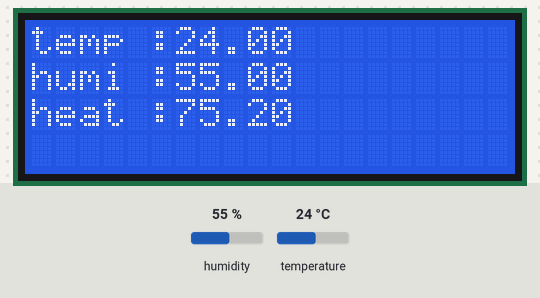
The sketch below on a simulated ESP8266 (NodeMCU). On the bench: 20×4 character LCD. The test bench sets the inputs (shaded band); at power-on: humidity 55 %, temperature 24 °C. WiFi joins after 1.5 s; servers stay silent unless stated; uploads are accepted with an empty reply; no MQTT or app messages arrive unless stated; what the sketch prints to the serial monitor is not drawn. At 17.3 s the program puts the board to deep sleep or switches it off; the recording ends there.

Above: at 12.1 s.

The sketch:

AutoConnect.ino
```cpp
#include <ESP8266WiFi.h>
#include <FirebaseArduino.h>
#include <ESP8266HTTPClient.h>
#include <ESP8266WiFiMulti.h>
#include <WiFiManager.h>
#include <DHT.h>
#include <Wire.h>
#include <LiquidCrystal_I2C.h>
#include <PubSubClient.h>

#define FIREBASE_HOST "daydevproject-98be3.firebaseio.com"
#define FIREBASE_AUTH "YfioSzhdDdZockDKpC8v9cNJOHUygCC9F5vg5NJv"
#define SECONDS_DS(seconds) ((seconds)*1000000UL)
#define DHTPIN D4
#define DHTTYPE DHT11

#define mqtt_server "m11.cloudmqtt.com"
#define mqtt_port 18603
#define mqtt_user "sharkpotato"
#define mqtt_password "5221040233"

// NodeMCU Dev Kit => D1 = SCL, D2 = SDA
LiquidCrystal_I2C lcd(0x27, 20, 4);
DHT dht(DHTPIN, DHTTYPE);
ESP8266WiFiMulti WiFiMulti;
String name;
WiFiClient espClient;
PubSubClient client(espClient);

void setup() {
  Serial.begin(115200);
  Serial.println("LED test!");
  lcd.begin();

    WiFiManager wifiManager;
    wifiManager.setTimeout(180);
    if(!wifiManager.autoConnect("AutoConnectAP"))
    {
      Serial.println("Failed to connect and hit timeout");
      delay(3000);
      ESP.reset();
      delay(5000);
    }
    WiFi.printDiag(Serial);
    Serial.println();
    Serial.println("connected...OK");
  dht.begin();
  Firebase.begin(FIREBASE_HOST, FIREBASE_AUTH);
  client.setServer(mqtt_server, mqtt_port);
}
void loop() {
   float h = dht.readHumidity();
   float t = dht.readTemperature();
   float f = dht.readTemperature(true);
   if (isnan(h) || isnan(t) || isnan(f)) {
     Serial.println("Failed to read from DHT sensor!");
     return;
   }
   float hi = dht.computeHeatIndex(f, h);
   Firebase.setInt("DHT/temp", t);
   Firebase.setInt("DHT/humi", h);
   Firebase.setInt("DHT/heat", f);
   if (Firebase.failed()) {
      Serial.print("pushing /DHT failed:");
      Serial.println(Firebase.error());
      return;
    }
    delay(10000);

   Serial.println(t);
   Serial.println(h);
   Serial.println(f);
   lcd.backlight();
   lcd.print("temp :");
   lcd.print(t);
   lcd.setCursor(0, 1);
   lcd.print("humi :");
   lcd.print(h);
   lcd.setCursor(0, 2);
   lcd.print("heat :");
   lcd.print(f);

   if ((WiFiMulti.run() == WL_CONNECTED)) {
      HTTPClient http;
      String url = "https://watthana.us/dht/index.php?temp="+String(t)+"&humi="+String(h)+"&heat="+String(f);
      Serial.println(url);
      http.begin(url,"3A 36 07 3E 51 10 C6 46 62 C6 C4 35 63 B0 40 9D 26 E5 35 B6");

      int httpCode = http.GET();
      if (httpCode > 0) {
      Serial.printf("[HTTP] GET... code: %d\n", httpCode);
      Serial.println("Successful Ok");
      if (httpCode == HTTP_CODE_OK) {
      String payload = http.getString();
      Serial.println(payload);
      }
      } else {
      Serial.printf("[HTTP] GET... failed, error: %s\n", http.errorToString(httpCode).c_str());
      }
      http.end();
    }

    if (!client.connected()) {
    Serial.print("Attempting MQTT connection...");
    if (client.connect("ESP8266Client", mqtt_user, mqtt_password)) {
      Serial.println("connected");
      client.subscribe("Temperature");
    } else {
      Serial.print("failed, rc=");
      Serial.print(client.state());
      Serial.println(" try again in 5 seconds");
      delay(5000);
      return;
    }
  }
  char buffer[10];
  dtostrf(t,0, 0, buffer);
  client.publish("Temperature",buffer);
  Serial.println("Send !");
  Serial.print("Temperature: ");
  Serial.print(t);
  Serial.print(" *C ");
  delay(5000);
  client.loop();

   Serial.println("Sleeping");
   lcd.setCursor(0, 3);
   lcd.print("Sleeping");
   ESP.deepSleep(SECONDS_DS(30));
}
```

Measured:
- what the display in image 0 shows lasts 5.2 s, from 12.1 s to 17.3 s
